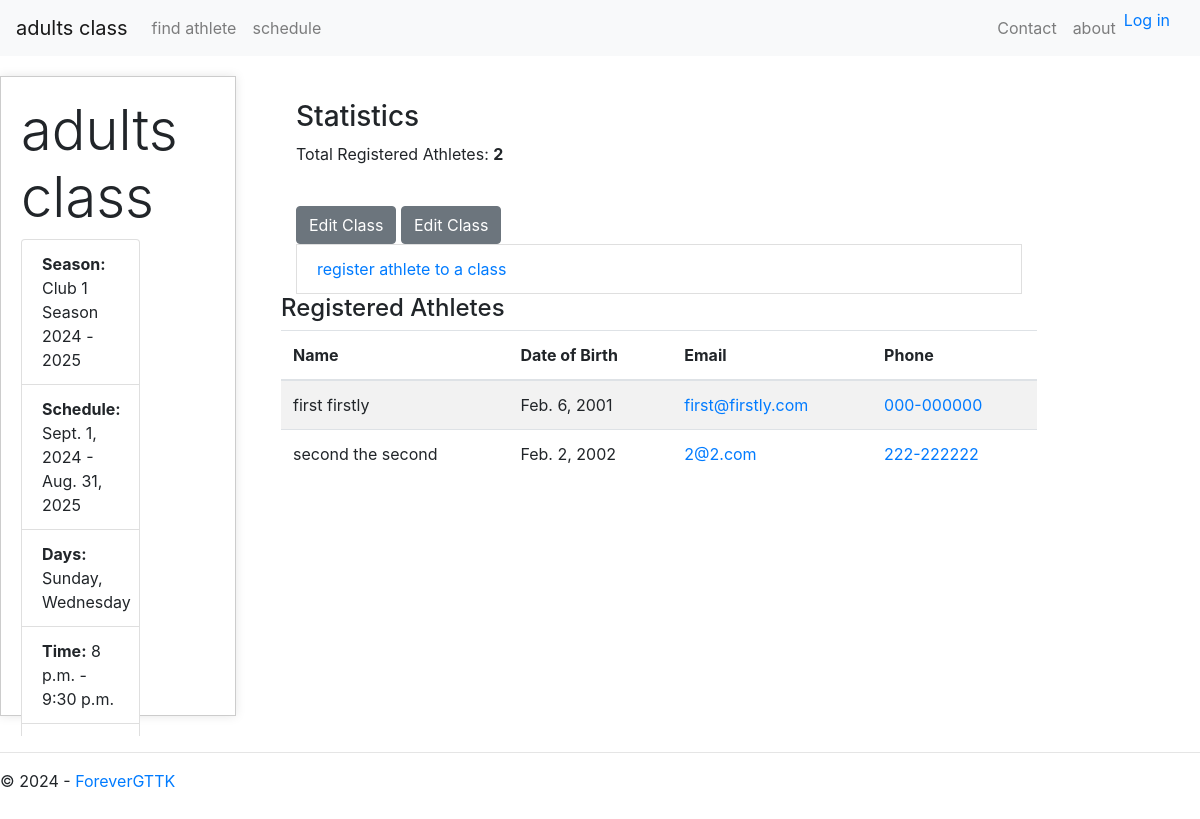
The page /club/adults class/class/view/d47c183b8c3546a6a8bada4294aff6d9 on the database its author committed.
### app/models.py (models this page shows, shortened)
class BaseModel(models.Model):
    ID = models.UUIDField(default=uuid.uuid4, editable=False, unique=True, primary_key=True)
    created_by = models.ForeignKey(User, on_delete=models.SET_NULL, null=True)
    created_at = models.DateTimeField(auto_now_add=True, editable=False)
    last_updated = models.DateTimeField(auto_now=True)
    description = models.TextField(null=True, blank=True)
    class Meta:
        abstract = True

class Class(BaseModel):
    DAYS_OF_WEEK = (
        ('sun', 'Sunday'),
        ('mon', 'Monday'),
        ('tue', 'Tuesday'),
        ('wed', 'Wednesday'),
        ('thu', 'Thursday'),
        ('fri', 'Friday'),
        ('sat', 'Saturday'),
    )
    name = models.CharField(max_length=255)
    season = models.ForeignKey(Season, on_delete=models.CASCADE, related_name='classes')
    start_date = models.DateField()
    end_date = models.DateField()
    days_of_week = MultiSelectField(choices=DAYS_OF_WEEK, null=True, blank=True)
    start_time = models.TimeField()
    end_time = models.TimeField()
    place = models.CharField(max_length=255, null=True, blank=True)
    teacher = models.ForeignKey('Teacher', on_delete=models.SET_NULL, null=True, blank=True)
    price = models.DecimalField(max_digits=10, decimal_places=2)
    registration_fee = models.DecimalField(max_digits=10, decimal_places=2)
    class Meta:
        ordering = ['start_date', 'start_time']

class Season(BaseModel):
    club = models.ForeignKey('Clubs', on_delete=models.CASCADE, related_name='seasons')
    start_date = models.DateField()
    end_date = models.DateField()
    is_active = models.BooleanField(default=True)
    class Meta:
        ordering = ['-start_date']
    def __str__(self):
        return f"{self.club.name} Season {self.start_date.year} - {self.end_date.year}"

class Clubs(BaseModel):
    name = models.CharField(max_length=255, unique=True)
    topic = models.ForeignKey(Topics, on_delete=models.CASCADE, null=True, related_name='clubs')
    location = models.CharField(max_length=255, null=True, blank=True)
    web_name = models.CharField(max_length=100, unique=True)
    contact_email = models.EmailField(null=True, blank=True)
    contact_phone = models.CharField(max_length=15, null=True, blank=True)
    contact_person = models.CharField(max_length=255, null=True, blank=True)
    class Meta:
        permissions = [
            ("view_club", "Can view club details"),
            ("manage_club", "Can manage club details"),
            ("manage_club_design", "Can edit club design"),
            ("manage_club_articles", "Can manage articles for the club"),
        ]

class Athlete(BaseModel):
    athlete_id = models.CharField(max_length=10, null=True, blank=True)
    profile_picture = models.ImageField(upload_to='profile_pictures/', null=True, blank=True)
    club = models.ForeignKey('Clubs', on_delete=models.CASCADE, related_name='athletes')
    first_name = models.CharField(max_length=100, null=False, blank=False)
    last_name = models.CharField(max_length=100, null=False, blank=False)
    dob = models.DateField(null=False, blank=False)
    email = models.EmailField(null=False, blank=False)
    phone = models.CharField(max_length=10, null=False, blank=True)
    parent_name = models.CharField(max_length=100, null=True, blank=True)
    parent_phone = models.CharField(max_length=10, null=True, blank=True)
    home_address = models.TextField(null=True, blank=True)

### BotLaHug/views.py (the view)
# urls.py: path('club/<str:club_name>/class/view/<str:class_id>', clubViews.club_class_info, name='club_class_info'),
def club_class_info(request, club_name, class_id):
    class_instance = get_object_or_404(models.Class, ID=class_id)
    registrations = models.Registration.objects.filter(class_id=class_instance.ID)
    athletes = [reg.athlete for reg in registrations]
    total_athletes = registrations.count()
    context = {
        'class_details': class_instance,
        'total_athletes': total_athletes,
        'athletes': athletes,
        'club_name': club_name
    }
    return page_render(
        request,
        'BotLaHug/club_pages/club_class_info.html',
        context,
        club_name=club_name
    )

### BotLaHug/views.py (called while the page is built)
def page_render(request, page_address, context, club_name):
    context['easterEgg'] = datetime.now().minute % 2 == 0
    app_name = re.split(r'_|(?=[A-Z])', os.path.splitext(os.path.basename(page_address))[0])
    title = ' '.join(word.capitalize() if context['easterEgg'] else word.lower() for word in app_name)
    context.update(
        {
            'name': club_name,
            'title': title,
            'year': datetime.now().year,
        }
    )
    return render(request, page_address, context)

### BotLaHug/templates/BotLaHug/club_pages/club_class_info.html (shortened to what this page needs)
{% extends "BotLaHug/layout.html" %}
{% block sidebar%}
<div class="row">
    <div class="col-md-8">
        <h1 class="display-4">{{ class_details.name }}</h1>
        <ul class="list-group mb-4">
            <li class="list-group-item"><strong>Season:</strong> {{ class_details.season }}</li>
            <li class="list-group-item"><strong>Schedule:</strong> {{ class_details.start_date }} - {{ class_details.end_date }}</li>
            <li class="list-group-item"><strong>Days:</strong> {{ class_details.days_of_week }}</li>
            <li class="list-group-item"><strong>Time:</strong> {{ class_details.start_time }} - {{ class_details.end_time }}</li>
            <li class="list-group-item"><strong>Teacher:</strong> {{ class_details.teacher }}</li>
        </ul>
    </div>
</div>
        {% endblock %}
        {% block content %}
<div class="container mt-4">
    <div class="container mb-4">
        <h3>Statistics</h3>
        <p>Total Registered Athletes: <strong>{{ total_athletes }}</strong></p>
    </div>
    <div class="container co-md-4">
        <a href="{% url 'edit_class' club_name=name class_id=class_details.ID %}" class="btn btn-secondary mt-3">
            Edit Class
        </a>
        <a href="{% url 'register_athlete' club_name=name class_id=class_details.ID %}" class="btn btn-secondary mt-3">
            Edit Class
        </a>
        <li class="list-group-item"><a href="/club/{{ name }}/class/register/">register athlete to a class</a></li>
    </div>
    <h4>Registered Athletes</h4>
    <table class="table table-striped">
        <thead>
            <tr>
                <th>Name</th>
                <th>Date of Birth</th>
                <th>Email</th>
                <th>Phone</th>
            </tr>
        </thead>
        <tbody>
            {% for athlete in athletes %}
            <tr>
                <td>{{ athlete.first_name }} {{ athlete.last_name }}</td>
                <td>{{ athlete.dob }}</td>
                <td><a href="mailto:{{ athlete.email }}">{{ athlete.email }}</a></td>
                <td><a href="tel:{{ athlete.phone }}">{{ athlete.phone }}</a></td>
            </tr>
            {% endfor %}
        </tbody>
    </table>
</div>
    {% endblock %}

### BotLaHug/templates/BotLaHug/layout.html (shortened to what this page needs)
<!DOCTYPE html>
<html>
<head>
    {% load static %}
    <link href="https://stackpath.bootstrapcdn.com/bootstrap/4.5.2/css/bootstrap.min.css" rel="stylesheet">
</head>
<body class="bud">
    <nav class="navbar navbar-expand-lg navbar-light bg-light fixed-top">
        {% if user.is_authenticated %}
        <a class="navbar-brand" href="/club/{{name}}/">{{name}} BotlaHug בוטלחוג</a>
        {% else %}
        <a class="navbar-brand" href="/club/{{name}}/"> {{name}}  </a>
        {% endif %}
        <div class="collapse navbar-collapse" id="navbarNav">
            {% include 'BotLaHug/loggedelements.html' %}
            <ul class="navbar-nav ml-auto" style="margin-inline:14px;">
                <li class="nav-item">
                    <a class="nav-link" href="/club/{{name}}/contact/">Contact</a>
                </li>
                <li class="nav-item">
                    <a class="nav-link" href="/club/{{name}}/about/">about</a>
                </li>
                {% include 'BotLaHug/loginpartial.html' %}
            </ul>
        </div>
    </nav>
    <div class="sidebar-container">
        <div class="centered-div">
            {% block sidebar %}{% endblock %}
        </div>
        <div class=" body-content">
            {% block content %}{% endblock %}
        </div>
        <div>
        </div>
    </div>
    <footer>
        <hr />
        <p>&copy; {{ year }} - <a href="{% url 'contact' %}">ForeverGTTK</a></p>
    </footer>
</body>
</html>

### BotLaHug/templates/BotLaHug/layout.html (style rules this page uses)
.bud { min-height: 100vh; margin: 0; padding: 0; overflow-y: hidden; }
.sidebar-container { display: grid; grid-template-columns: 2fr 7fr 1fr; column-gap: 10px; margin-top: 56px; overflow-y: hidden; }
.centered-div { padding: 20px; background-color: #fff; border: 1px solid #ccc; box-sizing: border-box; margin-top: 20px; height: 80vh; margin-bottom: 20px; box-shadow: 0px 0px 10px rgba(0, 0, 0, 0.1); }
.body-content { height: 80vh; padding: 20px; box-sizing: border-box; overflow-y: scroll; }

### rows shown on the page
Class: name "adults class", season "Club 1 Season 2024 - 2025", start_date "Sept. 1, 2024", end_date "Aug. 31, 2025", days_of_week "Sunday, Wednesday", start_time "8 p.m.", end_time "9:30 p.m."
Athlete: first_name "first", last_name "firstly", dob "Feb. 6, 2001", email "first@firstly.com", phone "000-000000"
Athlete: first_name "second", last_name "the second", dob "Feb. 2, 2002", email "2@2.com", phone "222-222222"

### other values the page prints
{{ total_athletes }} "2"
